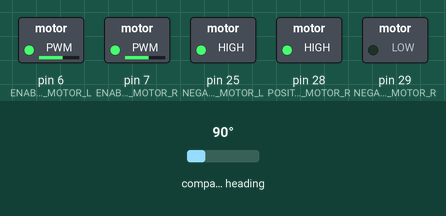
Simulated run of this sketch. Board: Arduino Mega 2560, built with avr-gcc and run on an emulated ATmega2560. Shown: switched loads named in the sketch (green lamp = pin HIGH). The inputs (shaded band) are chosen by the test bench; at power-on: compass heading 90°. What the sketch prints to the serial monitor is not drawn.

Above: at 1.3 s.
1.4 s: compass heading set to 20°
2.9 s: compass heading set to 16°
At 4.1 s:
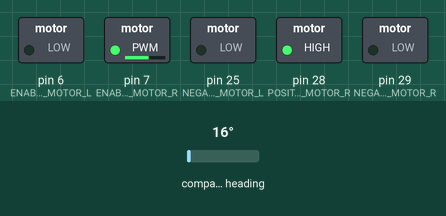
4.4 s: compass heading set to 61°
5.9 s: compass heading set to 71°
At 6.6 s:
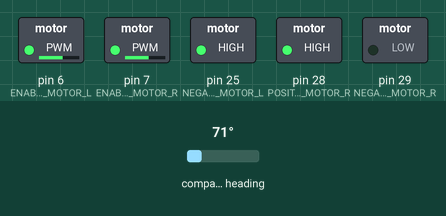
7.4 s: compass heading set to 142°
8.9 s: compass heading set to 150°
At 9.7 s:
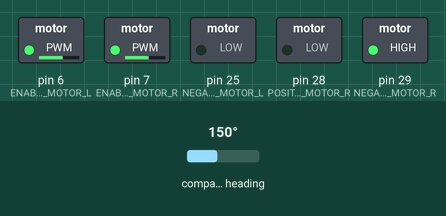
Timing chart, 0 to 11.4 s (numbered marks = the images above; inputs shaded):
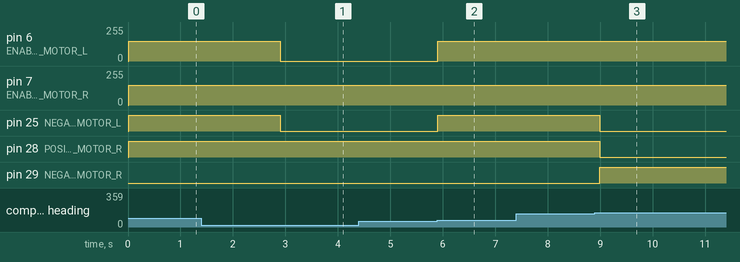

The sketch:

sherlock_round_1.ino
```cpp
#include <IRremote.h>
#include <Wire.h>
#include <Adafruit_Sensor.h>
#include <Adafruit_HMC5883_U.h>

// Pin for IR LED receiver
#define IRpin 11

// Pins for motor
#define ENABLE_MOTOR_L 6
#define ENABLE_MOTOR_R 7
#define POSITIVE_MOTOR_L 24
#define NEGATIVE_MOTOR_L 25
#define POSITIVE_MOTOR_R 28
#define NEGATIVE_MOTOR_R 29

// Define other "constants"
#define MAX_SPEED 150
#define MAGNETIC_DECLINATION 0.575959

// Declaring the sensors
Adafruit_HMC5883_Unified mag = Adafruit_HMC5883_Unified(12345);
sensors_event_t event;
IRrecv irrecv(IRpin);
decode_results results;


// Global Variables to be used instead of passing as parameters
float dst_direction, current_direction;
int start_poi, end_poi;
int current_poi, dst_poi;
String received;
int message[12];

// Method declarations
void getPath();
void move_();
void getmessage();
int decode_hex(String received);
int store_message();
void print_arr();

void move_(int l, int r){
  if(l > 0 && r > 0){
    analogWrite(ENABLE_MOTOR_L, l);
    analogWrite(ENABLE_MOTOR_R, r);

    digitalWrite(POSITIVE_MOTOR_L, HIGH);
    digitalWrite(NEGATIVE_MOTOR_L, LOW);

    digitalWrite(POSITIVE_MOTOR_R, HIGH);
    digitalWrite(NEGATIVE_MOTOR_R, LOW);
  }
  else if(l > 0 && r < 0){
    analogWrite(ENABLE_MOTOR_L, l);
    analogWrite(ENABLE_MOTOR_R, -r);

    digitalWrite(POSITIVE_MOTOR_L, HIGH);
    digitalWrite(NEGATIVE_MOTOR_L, LOW);

    digitalWrite(POSITIVE_MOTOR_R, LOW);
    digitalWrite(NEGATIVE_MOTOR_R, HIGH);
  }
  else if(l < 0 && r > 0){
    analogWrite(ENABLE_MOTOR_L, -l);
    analogWrite(ENABLE_MOTOR_R, r);

    digitalWrite(POSITIVE_MOTOR_L, LOW);
    digitalWrite(NEGATIVE_MOTOR_L, HIGH);

    digitalWrite(POSITIVE_MOTOR_R, HIGH);
    digitalWrite(NEGATIVE_MOTOR_R, LOW);
  }
  else if(l < 0 && r < 0){
    analogWrite(ENABLE_MOTOR_L, -l);
    analogWrite(ENABLE_MOTOR_R, -r);

    digitalWrite(POSITIVE_MOTOR_L, LOW);
    digitalWrite(NEGATIVE_MOTOR_L, HIGH);

    digitalWrite(POSITIVE_MOTOR_R, LOW);
    digitalWrite(NEGATIVE_MOTOR_R, HIGH);
  }
  else if(l > 0 && r == 0){
    analogWrite(ENABLE_MOTOR_L, l);
    analogWrite(ENABLE_MOTOR_R, 0);

    digitalWrite(POSITIVE_MOTOR_L, HIGH);
    digitalWrite(NEGATIVE_MOTOR_L, LOW);

    digitalWrite(POSITIVE_MOTOR_R, LOW);
    digitalWrite(NEGATIVE_MOTOR_R, LOW);
  }
  else if(l < 0 && r == 0){
    analogWrite(ENABLE_MOTOR_L, -l);
    analogWrite(ENABLE_MOTOR_R, 0);

    digitalWrite(POSITIVE_MOTOR_L, LOW);
    digitalWrite(NEGATIVE_MOTOR_L, HIGH);

    digitalWrite(POSITIVE_MOTOR_R, LOW);
    digitalWrite(NEGATIVE_MOTOR_R, LOW);
  }
  else if(l == 0 && r > 0){
    analogWrite(ENABLE_MOTOR_L, 0);
    analogWrite(ENABLE_MOTOR_R, r);

    digitalWrite(POSITIVE_MOTOR_L, LOW);
    digitalWrite(NEGATIVE_MOTOR_L, LOW);

    digitalWrite(POSITIVE_MOTOR_R, HIGH);
    digitalWrite(NEGATIVE_MOTOR_R, LOW);
  }
  else if(l == 0 && r < 0){
    analogWrite(ENABLE_MOTOR_L, 0);
    analogWrite(ENABLE_MOTOR_R, -r);

    digitalWrite(POSITIVE_MOTOR_L, LOW);
    digitalWrite(NEGATIVE_MOTOR_L, LOW);

    digitalWrite(POSITIVE_MOTOR_R, LOW);
    digitalWrite(NEGATIVE_MOTOR_R, HIGH);
  }
  else{
    analogWrite(ENABLE_MOTOR_L, 0);
    analogWrite(ENABLE_MOTOR_R, 0);

    digitalWrite(POSITIVE_MOTOR_L, LOW);
    digitalWrite(NEGATIVE_MOTOR_L, LOW);

    digitalWrite(POSITIVE_MOTOR_R, LOW);
    digitalWrite(NEGATIVE_MOTOR_R, LOW);
  }
}

void getPath(){
  // This part needs to be physically tested to know how the degree's are
  // calibrated

  if(dst_direction - current_direction > 0){
    if(dst_direction - current_direction > 100){
      move_(+MAX_SPEED, -MAX_SPEED);
      delay(500);
    }
    if(dst_direction - current_direction < 50){
      move_(+MAX_SPEED, 0);
      delay(500);
    }
    if(dst_direction - current_direction < 20){
      move_(+MAX_SPEED/2, +MAX_SPEED/5);
      delay(500);
    }
    if(dst_direction - current_direction < 5){
      move_(+MAX_SPEED, +MAX_SPEED);
      delay(500);
    }
  }
  if(dst_direction - current_direction < 0){
    if(dst_direction - current_direction < -100){
      move_(-MAX_SPEED, +MAX_SPEED);
      delay(500);
    }
    if(dst_direction - current_direction > -50){
      move_(0, +MAX_SPEED);
      delay(500);
    }
    if(dst_direction - current_direction > -20){
      move_(+MAX_SPEED/5, +MAX_SPEED/2);
      delay(500);
    }
    if(dst_direction - current_direction > -5){
      move_(+MAX_SPEED, +MAX_SPEED);
      delay(500);
    }
  }
}

int store_message(){
  message[0] = 400;
  int i;
  for(i = 1; i < 12; i++){
    irrecv.resume();
    if(irrecv.decode(&results)){
      message[i] = results.value;
    }
    else
      return -1;

    return 0;
  }
}

void setup(){
  Serial.begin(9600);

  // Setup of magnetometer
  if(!mag.begin()){
    Serial.println("Oops, no HMC5883L detected ... Check your wiring");
    while(1);
  }

  // Setup of IR Receiver
  irrecv.enableIRIn();

  // Setup the motors
  pinMode(ENABLE_MOTOR_L, OUTPUT);
  pinMode(ENABLE_MOTOR_R, OUTPUT);
  pinMode(POSITIVE_MOTOR_R, OUTPUT);
  pinMode(NEGATIVE_MOTOR_R, OUTPUT);
  pinMode(POSITIVE_MOTOR_R, OUTPUT);
  pinMode(NEGATIVE_MOTOR_L, OUTPUT);
}

void loop(){

  // Get and decode the signal from IR receiver
  if(irrecv.decode(&results)){
    received = String(results.value, HEX);
    Serial.println(received);
    if(decode_hex(received) == 400)
      if(store_message() != 0)
        loop();
  }

  print_arr();

  // Get the heading from magnetometer
  mag.getEvent(&event);
  current_direction = atan2(event.magnetic.y, event.magnetic.x);
  // Correct the error supplied by magnetometer because of "magnetic declination"
  current_direction += MAGNETIC_DECLINATION;

  if(current_direction < 0);
    current_direction += 2*PI;

  if(current_direction > 2*PI)
    current_direction -= 2*PI;

  current_direction = current_direction * 180/M_PI;

  // The angle should be between (-180, 180]
  if(current_direction > 180){
    current_direction = current_direction - 360;
  }


  // Getting the path to move the bot
  getPath();
}

int decode_hex(String input)
{
    int zeros = 8-input.length();
    for(int i=0; i<zeros; i++) {
        input = "0" + input;
    }
    String hex_data = input.substring(0,2) + input.substring(4,6);
    const char * c = hex_data.c_str();
    int output = (int) strtol(c, NULL, 16);
    return output;
}

void print_arr(){
  int i;
  for(i = 0; i < 12; i++)
    Serial.println(decode_hex(String(message[i], HEX)));
}
```

Measured:
- the behaviour switches between 18 and 17° on compass heading (found by bisection; images 0 and 1)
- the behaviour switches between 66 and 67° on compass heading (found by bisection; images 1 and 2)
- the behaviour switches between 146 and 147° on compass heading (found by bisection; images 2 and 3)
- after the input at 1.4 s, every drawn part: stays the same
- after the input at 2.9 s, pin 6 (ENABLE_MOTOR_L): 150/255 → 0/255 at once; pin 25 (NEGATIVE_MOTOR_L): HIGH → LOW at once
- after the input at 4.4 s, every drawn part: stays the same
- after the input at 5.9 s, pin 6 (ENABLE_MOTOR_L): 0/255 → 150/255 at once; pin 25 (NEGATIVE_MOTOR_L): LOW → HIGH at once
- after the input at 7.4 s, every drawn part: stays the same
- after the input at 8.9 s, pin 25 (NEGATIVE_MOTOR_L), pin 28 (POSITIVE_MOTOR_R): HIGH → LOW after 0.09 s; pin 29 (NEGATIVE_MOTOR_R): LOW → HIGH after 0.09 s
